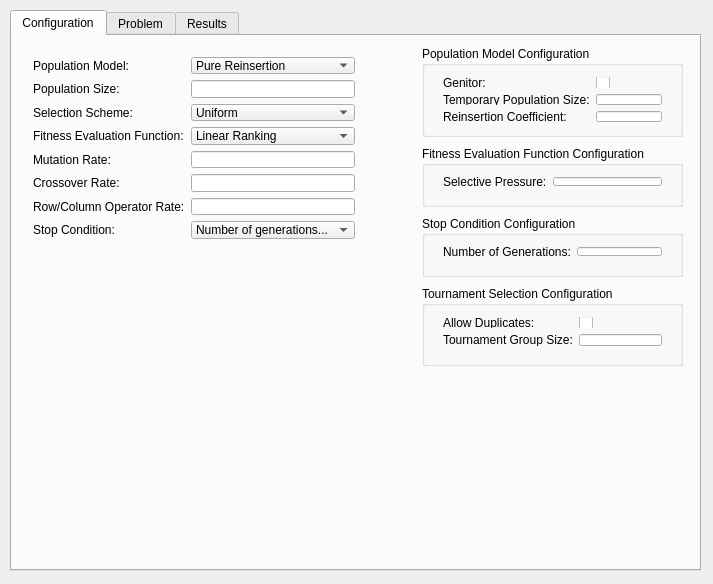
<?xml version="1.0" encoding="UTF-8"?>
<ui version="4.0">
 <class>MainWindow</class>
 <widget class="QMainWindow" name="MainWindow">
  <property name="geometry">
   <rect>
    <x>0</x>
    <y>0</y>
    <width>713</width>
    <height>584</height>
   </rect>
  </property>
  <property name="minimumSize">
   <size>
    <width>713</width>
    <height>410</height>
   </size>
  </property>
  <property name="maximumSize">
   <size>
    <width>713</width>
    <height>610</height>
   </size>
  </property>
  <property name="windowTitle">
   <string>MainWindow</string>
  </property>
  <widget class="QWidget" name="centralWidget">
   <widget class="QTabWidget" name="tabWidget">
    <property name="geometry">
     <rect>
      <x>10</x>
      <y>10</y>
      <width>691</width>
      <height>561</height>
     </rect>
    </property>
    <property name="currentIndex">
     <number>0</number>
    </property>
    <widget class="QWidget" name="configurationTab">
     <attribute name="title">
      <string>Configuration</string>
     </attribute>
     <widget class="QWidget" name="formLayoutWidget">
      <property name="geometry">
       <rect>
        <x>10</x>
        <y>10</y>
        <width>344</width>
        <height>204</height>
       </rect>
      </property>
      <layout class="QFormLayout" name="formLayout">
       <item row="0" column="0">
        <widget class="QLabel" name="populationModelLabel">
         <property name="text">
          <string>Population Model:</string>
         </property>
        </widget>
       </item>
       <item row="0" column="1">
        <widget class="QComboBox" name="populationModelComboBox">
         <item>
          <property name="text">
           <string>Pure Reinsertion</string>
          </property>
         </item>
         <item>
          <property name="text">
           <string>Uniform Reinsertion</string>
          </property>
         </item>
         <item>
          <property name="text">
           <string>Elitist Reinsertion</string>
          </property>
         </item>
         <item>
          <property name="text">
           <string>Fitness Reinsertion + Elitism</string>
          </property>
         </item>
        </widget>
       </item>
       <item row="1" column="0">
        <widget class="QLabel" name="populationSizeLabel">
         <property name="text">
          <string>Population Size:</string>
         </property>
        </widget>
       </item>
       <item row="1" column="1">
        <widget class="QLineEdit" name="populationSizeLineEdit"/>
       </item>
       <item row="3" column="0">
        <widget class="QLabel" name="fitnessEvaluationFunctionLabel">
         <property name="text">
          <string>Fitness Evaluation Function:</string>
         </property>
        </widget>
       </item>
       <item row="3" column="1">
        <widget class="QComboBox" name="fitnessEvaluationFunctionComboBox">
         <item>
          <property name="text">
           <string>Linear Ranking</string>
          </property>
         </item>
         <item>
          <property name="text">
           <string>Sigma Scaling</string>
          </property>
         </item>
         <item>
          <property name="text">
           <string>Raw Value</string>
          </property>
         </item>
        </widget>
       </item>
       <item row="4" column="0">
        <widget class="QLabel" name="mutationRateLabel">
         <property name="text">
          <string>Mutation Rate:</string>
         </property>
        </widget>
       </item>
       <item row="4" column="1">
        <widget class="QLineEdit" name="mutationRateLineEdit"/>
       </item>
       <item row="5" column="0">
        <widget class="QLabel" name="crossoverRateLabel">
         <property name="text">
          <string>Crossover Rate:</string>
         </property>
        </widget>
       </item>
       <item row="5" column="1">
        <widget class="QLineEdit" name="crossoverRateLineEdit"/>
       </item>
       <item row="6" column="0">
        <widget class="QLabel" name="rowColumnOperatorRateLabel">
         <property name="text">
          <string>Row/Column Operator Rate:</string>
         </property>
        </widget>
       </item>
       <item row="6" column="1">
        <widget class="QLineEdit" name="rowColumnOperatorRateLineEdit"/>
       </item>
       <item row="7" column="0">
        <widget class="QLabel" name="stopConditionLabel">
         <property name="text">
          <string>Stop Condition:</string>
         </property>
        </widget>
       </item>
       <item row="7" column="1">
        <widget class="QComboBox" name="stopConditionComboBox">
         <item>
          <property name="text">
           <string>Number of generations...</string>
          </property>
         </item>
         <item>
          <property name="text">
           <string>Generations without improvement...</string>
          </property>
         </item>
        </widget>
       </item>
       <item row="2" column="0">
        <widget class="QLabel" name="selectionSchemeLabel">
         <property name="text">
          <string>Selection Scheme:</string>
         </property>
        </widget>
       </item>
       <item row="2" column="1">
        <widget class="QComboBox" name="selectionSchemeComboBox">
         <item>
          <property name="text">
           <string>Uniform</string>
          </property>
         </item>
         <item>
          <property name="text">
           <string>Roulette Wheel</string>
          </property>
         </item>
         <item>
          <property name="text">
           <string>Tournament</string>
          </property>
         </item>
         <item>
          <property name="text">
           <string>SUS</string>
          </property>
         </item>
        </widget>
       </item>
      </layout>
     </widget>
     <widget class="QGroupBox" name="groupBox">
      <property name="geometry">
       <rect>
        <x>410</x>
        <y>10</y>
        <width>261</width>
        <height>91</height>
       </rect>
      </property>
      <property name="title">
       <string>Population Model Configuration</string>
      </property>
      <widget class="QWidget" name="formLayoutWidget_4">
       <property name="geometry">
        <rect>
         <x>10</x>
         <y>20</y>
         <width>241</width>
         <height>67</height>
        </rect>
       </property>
       <layout class="QFormLayout" name="formLayout_4">
        <item row="0" column="0">
         <widget class="QLabel" name="genitorLabel">
          <property name="text">
           <string>Genitor:</string>
          </property>
         </widget>
        </item>
        <item row="0" column="1">
         <widget class="QCheckBox" name="genitorCheckBox"/>
        </item>
        <item row="1" column="0">
         <widget class="QLabel" name="temporaryPopulationSizeLabel">
          <property name="text">
           <string>Temporary Population Size:</string>
          </property>
         </widget>
        </item>
        <item row="1" column="1">
         <widget class="QLineEdit" name="temporaryPopulationSizeLineEdit"/>
        </item>
        <item row="2" column="0">
         <widget class="QLabel" name="reinsertionCoefficientLabel">
          <property name="text">
           <string>Reinsertion Coefficient:</string>
          </property>
         </widget>
        </item>
        <item row="2" column="1">
         <widget class="QLineEdit" name="reinsertionCoefficientLineEdit"/>
        </item>
       </layout>
      </widget>
     </widget>
     <widget class="QGroupBox" name="groupBox_2">
      <property name="geometry">
       <rect>
        <x>410</x>
        <y>110</y>
        <width>261</width>
        <height>61</height>
       </rect>
      </property>
      <property name="title">
       <string>Fitness Evaluation Function Configuration</string>
      </property>
      <widget class="QWidget" name="formLayoutWidget_3">
       <property name="geometry">
        <rect>
         <x>10</x>
         <y>20</y>
         <width>241</width>
         <height>31</height>
        </rect>
       </property>
       <layout class="QFormLayout" name="formLayout_3">
        <item row="0" column="0">
         <widget class="QLabel" name="selectivePressureLabel">
          <property name="text">
           <string>Selective Pressure:</string>
          </property>
         </widget>
        </item>
        <item row="0" column="1">
         <widget class="QLineEdit" name="selectivePressureLineEdit"/>
        </item>
       </layout>
      </widget>
     </widget>
     <widget class="QGroupBox" name="groupBox_3">
      <property name="geometry">
       <rect>
        <x>410</x>
        <y>180</y>
        <width>261</width>
        <height>61</height>
       </rect>
      </property>
      <property name="title">
       <string>Stop Condition Configuration</string>
      </property>
      <widget class="QWidget" name="formLayoutWidget_2">
       <property name="geometry">
        <rect>
         <x>10</x>
         <y>20</y>
         <width>241</width>
         <height>31</height>
        </rect>
       </property>
       <layout class="QFormLayout" name="formLayout_2">
        <item row="0" column="0">
         <widget class="QLabel" name="numberOfGenerationsLabel">
          <property name="text">
           <string>Number of Generations:</string>
          </property>
         </widget>
        </item>
        <item row="0" column="1">
         <widget class="QLineEdit" name="numberOfGenerationsLineEdit"/>
        </item>
       </layout>
      </widget>
     </widget>
     <widget class="QGroupBox" name="tournamentSelGroupBox">
      <property name="geometry">
       <rect>
        <x>410</x>
        <y>250</y>
        <width>261</width>
        <height>80</height>
       </rect>
      </property>
      <property name="title">
       <string>Tournament Selection Configuration</string>
      </property>
      <widget class="QWidget" name="formLayoutWidget_5">
       <property name="geometry">
        <rect>
         <x>10</x>
         <y>20</y>
         <width>241</width>
         <height>51</height>
        </rect>
       </property>
       <layout class="QFormLayout" name="formLayout_5">
        <item row="0" column="0">
         <widget class="QLabel" name="allowDuplicatesLabel">
          <property name="text">
           <string>Allow Duplicates:</string>
          </property>
         </widget>
        </item>
        <item row="0" column="1">
         <widget class="QCheckBox" name="allowDuplicatesCheckBox"/>
        </item>
        <item row="1" column="0">
         <widget class="QLabel" name="tournamentGroupSizeLabel">
          <property name="text">
           <string>Tournament Group Size:</string>
          </property>
         </widget>
        </item>
        <item row="1" column="1">
         <widget class="QLineEdit" name="tournamentGroupSizeLineEdit"/>
        </item>
       </layout>
      </widget>
     </widget>
    </widget>
    <widget class="QWidget" name="problemViewTab">
     <attribute name="title">
      <string>Problem</string>
     </attribute>
     <widget class="QTextBrowser" name="problemView">
      <property name="geometry">
       <rect>
        <x>10</x>
        <y>10</y>
        <width>661</width>
        <height>511</height>
       </rect>
      </property>
     </widget>
    </widget>
    <widget class="QWidget" name="resultTab">
     <attribute name="title">
      <string>Results</string>
     </attribute>
     <widget class="QWidget" name="graphWidget" native="true">
      <property name="geometry">
       <rect>
        <x>10</x>
        <y>10</y>
        <width>661</width>
        <height>351</height>
       </rect>
      </property>
     </widget>
     <widget class="QTextBrowser" name="logBrowser">
      <property name="geometry">
       <rect>
        <x>10</x>
        <y>370</y>
        <width>661</width>
        <height>151</height>
       </rect>
      </property>
     </widget>
    </widget>
   </widget>
  </widget>
 </widget>
 <layoutdefault spacing="6" margin="11"/>
 <resources/>
 <connections/>
</ui>
